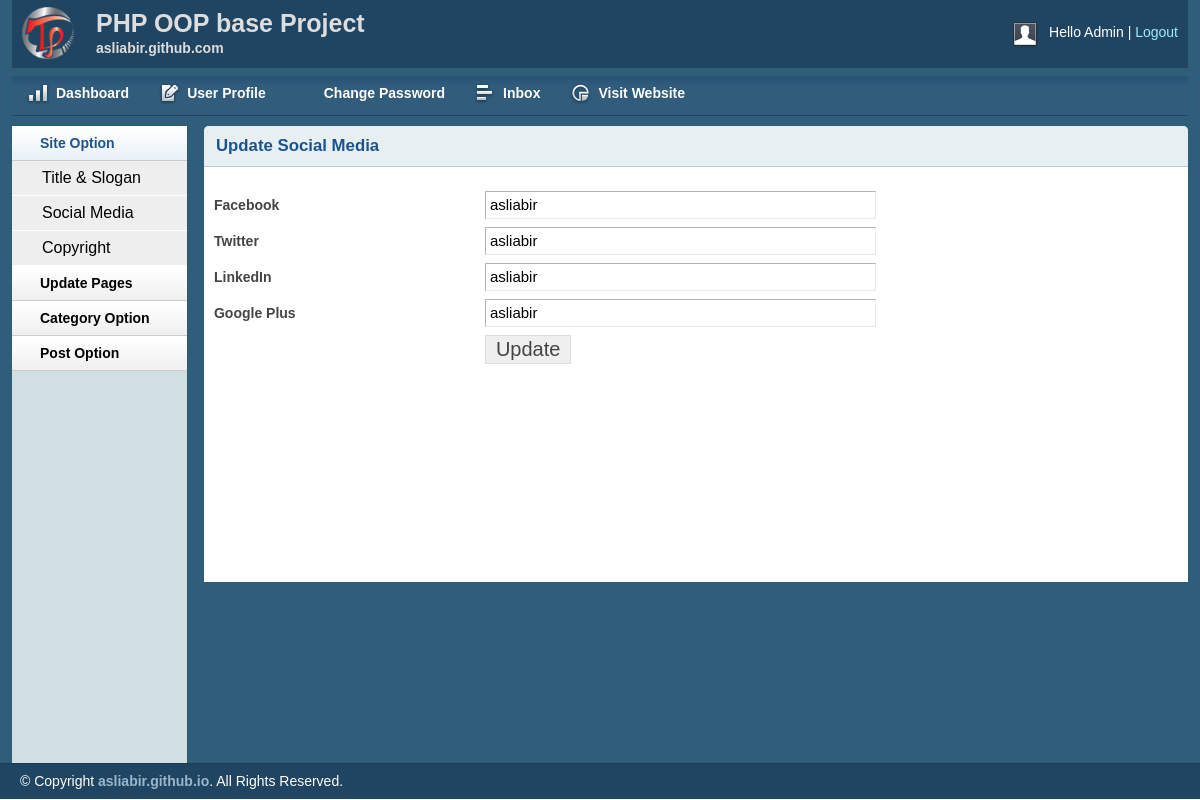
Page /admin/social.php (signed in) on the committed database.
### tables this page shows
CREATE TABLE `tbl_social` (
  `id` int(11) NOT NULL,
  `facebook` varchar(225) NOT NULL,
  `twitter` varchar(255) NOT NULL,
  `linkedin` varchar(255) NOT NULL,
  `googleplus` varchar(255) NOT NULL
);

### lib/Database.php (called while the page is built, shortened)
<?php
Class Database{
	public $host   = DB_HOST;
	public $user   = DB_USER;
	public $pass   = DB_PASS;
	public $dbname = DB_NAME;
	public $link;
	private function connectDB(){
	$this->link = new mysqli($this->host, $this->user, $this->pass, $this->dbname);
 }
	public function select($query){
		$result = $this->link->query($query) or die($this->link->error.__LINE__);
		if($result->num_rows > 0){
			return $result;
		} else {
			return false;
		}
	}
}
?>

### admin/social.php (the view, shortened to what this page needs)
<?php include "inc/header.php"; ?>
<?php include "inc/sidebar.php"; ?>
<div class="grid_10">
    <div class="box round first grid">
        <h2>Update Social Media</h2>
        <?php
        $query = "SELECT * FROM tbl_social WHERE id = '1'";
        $social = $db->select($query);
        if($social){
            while($result = $social->fetch_assoc()){
        ?>
        <div class="block">
            <form action="social.php" method="post">
                <table class="form">
                    <tr>
                        <td>
                            <label>Facebook</label>
                        </td>
                        <td>
                            <input type="text" name="facebook" value="<?php echo $result['facebook'];?>" class="medium" />
                        </td>
                    </tr>
                    <tr>
                        <td>
                            <label>Twitter</label>
                        </td>
                        <td>
                            <input type="text" name="twitter" value="<?php echo $result['twitter'];?>" class="medium" />
                        </td>
                    </tr>
                    <tr>
                        <td>
                            <label>LinkedIn</label>
                        </td>
                        <td>
                            <input type="text" name="linkedin" value="<?php echo $result['linkedin'];?>" class="medium" />
                        </td>
                    </tr>
                    <tr>
                        <td>
                            <label>Google Plus</label>
                        </td>
                        <td>
                            <input type="text" name="googleplus" value="<?php echo $result['googleplus'];?>" class="medium" />
                        </td>
                    </tr>
                    <tr>
                        <td></td>
                        <td>
                            <input type="submit" name="submit" Value="Update" />
                        </td>
                    </tr>
                </table>
            </form>
        </div>
        <?php } } ?>
    </div>
</div>
<?php include "inc/footer.php"; ?>

### admin/css/layout.css (style rules this page uses)
body { background: #fff none repeat scroll 0 0; color: #444; font-size: 14px; padding: 0; }
h1, h2, h3, h4, h5, h6 { line-height: 1.2em; margin-bottom: .3em; }
h2 { margin-top: 1em; }
.box { background: #fff; margin-bottom: 20px; padding: 10px 10px 10px 10px; margin-left: -8px; }
.box.grid { padding-bottom: 40px; }
.box.round { -moz-border-radius: 5px 5px 0px 0px; -webkit-border-radius: 5px 5px 0px 0px; border-radius: 5px 5px 0px 0px; }
.box h2 { font-size: 1.2em; font-weight: bold; color: #1B548D; background: #E6F0F3; margin: -10px -10px 0 -10px; padding: 10px 12px; border-bottom: 1px solid #B3CBD6; -moz-border-radius: 5px 5px 0px 0px; -webkit-border-radius: 5px 5px 0px 0px; border-radius: 5px 5px 0px 0px; }
.box.first { min-height: 406px; }
.block { padding-top: 20px; }
table.form { width: 100%; }
table.form td { padding: 4px 0px; }
table.form label { font-weight: bold; }
table.form input, table.form select { font-size: 15px; padding: 4px 4px 5px 4px; border-top: 1px solid #b3b3b3; border-left: 1px solid #b3b3b3; border-right: 1px solid #eaeaea; border-bottom: 1px solid #eaeaea; }
table.form input[type="submit"] { border: 1px solid #ddd; color: #444; cursor: pointer; font-size: 20px; padding: 2px 10px; }
input.medium { width: 55%; }
.block { padding-bottom: 1px; }

### rows in the picture
tbl_social: facebook "asliabir", twitter "asliabir", linkedin "asliabir", googleplus "asliabir"
